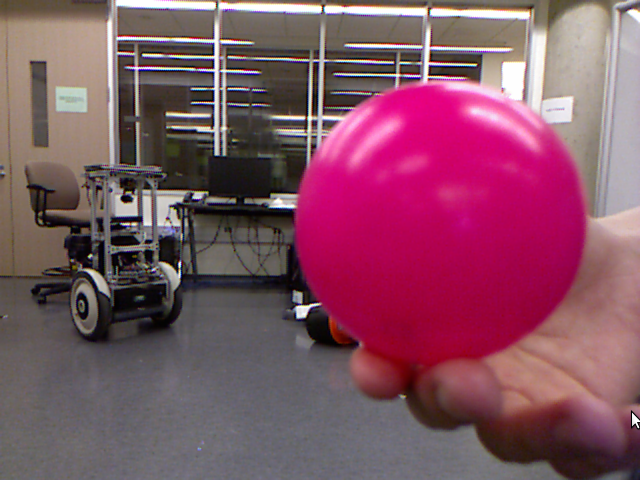
#> input picture hct/images/magenta5.png, 640 x 480 px
$ python ourGrayHough.py   (Python 2 division)   (older library calls are emulated)
#> lines starting #> are read from the running program, lines starting #| are printed output that depends on the picture; after the words box and inside, x2 and y2 are one past the last pixel; in counts of white or black regions, pixels touching at a corner belong together
'''
Shrink the image to speed up processing while preserving accuracy
Impelement a non-standard way of converting to grayscale based off of the target color of the ball
Perform HCT on the new grayscale image
'''

import sys, string, os
import cv2
import cv2.cv
import numpy as np
import math
import time

if (len(sys.argv) == 2):
    imageFile = "images/magenta" + str(sys.argv[1]) + ".png"
else:
    imageFile = "images/magenta5.png"


visual = True
start = time.time()

src = cv2.imread(imageFile, cv2.CV_LOAD_IMAGE_COLOR)
#> src is the input picture: shape (480, 640, 3); mean B, G, R 99.3, 82.6, 130.3

#constants for the 'perfect' ball color
pRED = 200
pGREEN = 1
pBLUE = 120

scale = 2
img2 = cv2.resize(src, (640/scale, 480/scale))
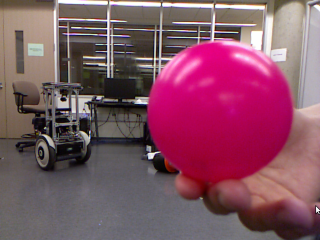
#> img2: shape (240, 320, 3); mean B, G, R 99.4, 82.7, 130.4
img2 = cv2.GaussianBlur(img2, (9, 9), 1)
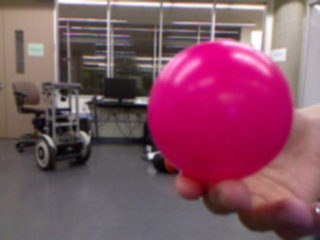
#> img2: shape (240, 320, 3); mean B, G, R 99.4, 82.7, 130.4

#convert to gray
imgGray = cv2.cvtColor(img2, cv2.COLOR_BGR2GRAY) #REALLY bad, but idk how to create a 2-d array with just a width and height
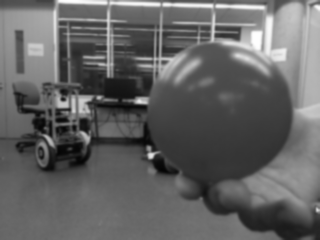
#> imgGray: shape (240, 320); min 4, max 254, mean 98.9

height, width = imgGray.shape
#> height = 240; width = 320

for i in range(height):
    for j in range(width):
        b = img2.item(i, j, 0)
        g = img2.item(i, j, 1)
        r = img2.item(i, j, 2)

        distance = ((b-pBLUE)**2 + (g-pGREEN)**2 + (r-pRED)**2)/3
        distance = int(math.sqrt(distance)) #can shave off 0.03 seconds on 320x240 image without using sqrt
        if (distance > 70):
            distance = 255
        imgGray.itemset((i, j), distance)
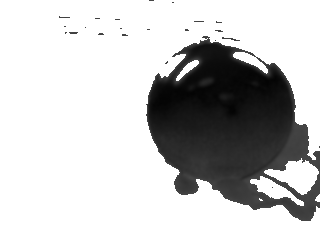
#> imgGray: shape (240, 320); min 4, max 255, mean 199.4


print("It took " + str(time.time()-start) + " seconds.")
circles = cv2.HoughCircles(imgGray, cv2.cv.CV_HOUGH_GRADIENT, 4*scale, 200/scale,
                           param1=30,param2=200,minRadius=0/scale,maxRadius=150/scale)
#> circles = [[220, 108, 70.4]]


#display
if visual:
    displayImage = src
    if (circles is None):
        print("circles was null or something...")
    else:
        circles = np.uint16(np.around(circles))
#> circles = [[220, 108, 70]]
        height, width, depth = displayImage.shape
#> height = 480; width = 640; depth = 3

        for i in circles[0,:]:
            # draw the outer circle
            cv2.circle(displayImage,(scale * i[0], scale * i[1]), scale * i[2], (0, 255, 0), 2)
            # draw the center of the circle
            cv2.circle(displayImage,(scale * i[0], scale * i[1]), 2, (0, 0, 255), 3)
#> this loop made 1 pass
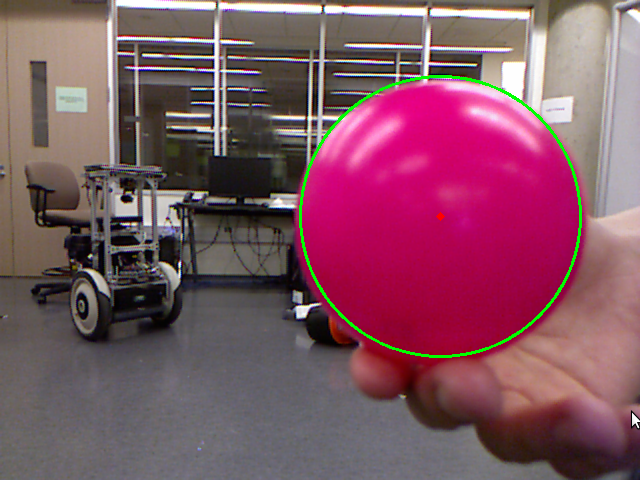
#> displayImage: shape (480, 640, 3); 0.88% of pixels changed, all inside (x1, y1, x2, y2) = (299, 75, 582, 358)
            #print(str(i[2]))

    cv2.imshow('source image', displayImage)
    cv2.imshow('gray image', imgGray)
    cv2.moveWindow('source image', 0, 25)
    cv2.moveWindow('gray image', width + 10, 25)
    cv2.waitKey(0)
    cv2.destroyAllWindows()

$ run again, with hct/images/magenta1.png copied over hct/images/magenta5.png
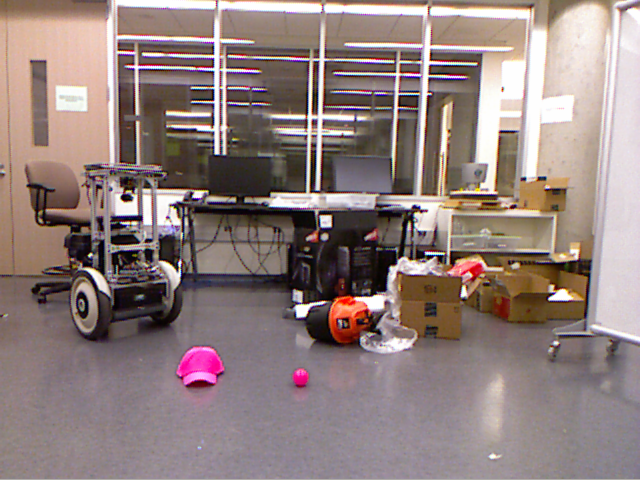
#> input picture hct/images/magenta1.png, 640 x 480 px
#> src is the input picture: shape (480, 640, 3); mean B, G, R 125.5, 128, 145.4
#> `img2 = cv2.GaussianBlur(img2, (9, 9), 1)`:
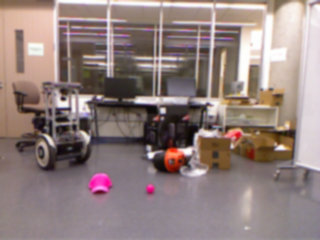
#> img2: shape (240, 320, 3); mean B, G, R 125.7, 128.2, 145.5
#> after the loop `for i in range(height):`:
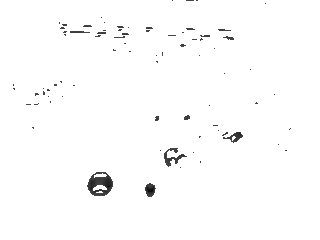
#> imgGray: shape (240, 320); min 11, max 255, mean 252
#> circles = None
